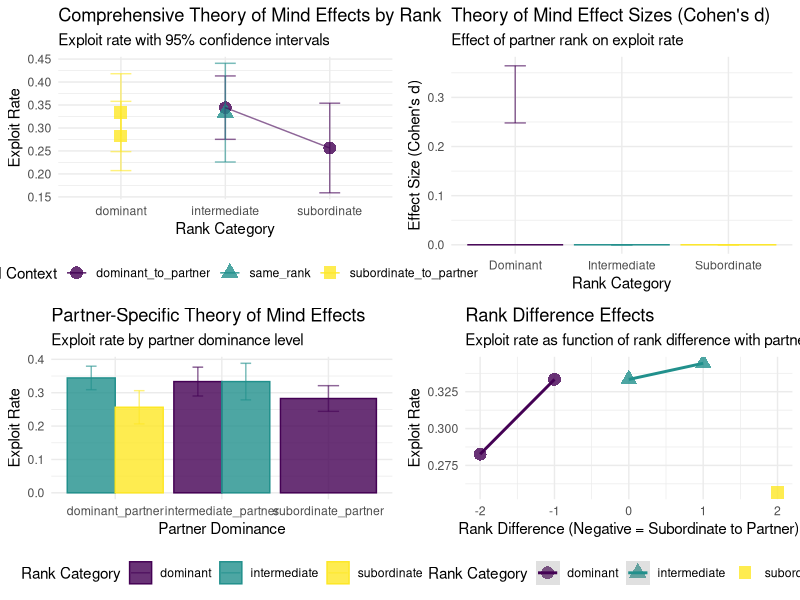

Recreate this plot in R.
# =============================================================================
# SOPHISTICATED BAYESIAN THEORY OF MIND ANALYSIS
# =============================================================================
# 
# This script implements comprehensive Bayesian hierarchical models to test
# whether theory of mind context predicts subordinate behavior but NOT dominant behavior.
#
# KEY HYPOTHESIS: 
# - Subordinates will show different exploit rates based on partner rank
# - Dominants will show similar exploit rates regardless of partner rank
# - This creates an interaction between rank_position and tom_context
#
# =============================================================================

# Load required libraries
library(tidyverse)
library(ggplot2)
library(viridis)
library(gridExtra)

# Set seed for reproducibility
set.seed(42)

# =============================================================================
# DATA LOADING AND PREPROCESSING
# =============================================================================

# Load the dataset
data <- read.csv("Explore Exploit Dataset.csv", stringsAsFactors = FALSE)

# Clean and prepare data for theory of mind analysis
tom_data <- data %>%
  # Convert date to proper format
  mutate(date = as.Date(date, format = "%d/%m/%Y")) %>%
  # Create key variables
  mutate(
    # Social condition (solo = 0, duo = 1, trio = 2)
    social_context = case_when(
      CONDITION == "solo" ~ 0,
      CONDITION == "duo" ~ 1,
      CONDITION == "trio" ~ 2
    ),
    
    # Rank position (1=dominant, 2=intermediate, 3=ordinate)
    rank_position = RELATIVE_RANK,
    
    # Binary exploit choice (key outcome variable)
    exploit_choice = ifelse(grepl("exploit", OUTCOME),1, 0),
    # Partner information
    partner = PAIRED_WITH,
    
    # Expected value of explore option
    expected_explore = as.numeric(expected_explore),
    
    # Subjective chosen value
    subjective_chosen = as.numeric(SUBJECTIVE_CHOSEN_VALUE),
    
    # Create unique trial identifier
    trial_id = paste(BLOCK_No, TRIAL_NUM, monkey, sep = "_")
  ) %>%
  # Remove missing data
  filter(!is.na(exploit_choice), !is.na(rank_position)) %>%
  # Create individual monkey ID
  mutate(monkey_id = as.factor(monkey))

# Create theory of mind variables for social conditions only
tom_social_data <- tom_data %>%
  filter(social_context > 0) %>%  # Only social conditions (duo/trio)
  mutate(
    # Partner rank (simplified)
    partner_rank = case_when(
      grepl("FRAN", partner) ~ 1,
      grepl("DALI", partner) ~ 2,
      grepl("EBI", partner) ~ 3,
      TRUE ~ NA_real_
    ),
    
    # Rank difference (negative = subordinate to partner)
    rank_diff = rank_position - partner_rank,
    
    # Theory of mind context (KEY PREDICTOR)
    tom_context = case_when(
      rank_diff < 0 ~ "subordinate_to_partner",  # Key test condition
      rank_diff > 0 ~ "dominant_to_partner",     # Control condition
      rank_diff == 0 ~ "same_rank"               # Baseline
    ),
    
    # Is subordinate to partner (binary version)
    is_subordinate = rank_diff < 0,
    
    # Is dominant to partner (binary version)
    is_dominant = rank_diff > 0,   # Rank category for analysis
    rank_category = case_when(
      rank_position == 1 ~ "dominant",
      rank_position == 2 ~ "intermediate", 
      rank_position == 3 ~ "subordinate"
    ),
    
    # Create interaction terms for sophisticated analysis
    rank_tom_interaction = paste(rank_category, tom_context, sep = "_"),
    
    # Partner-specific variables
    partner_dominance = case_when(
      partner_rank == 1 ~ "dominant_partner",
      partner_rank == 2 ~ "intermediate_partner",
      partner_rank == 3 ~ "subordinate_partner"
    )
  ) %>%
  # Remove rows with missing partner rank
  filter(!is.na(partner_rank))

# =============================================================================
# DESCRIPTIVE ANALYSIS
# =============================================================================

# Comprehensive summary statistics
summary_stats <- tom_social_data %>%
  group_by(rank_category, tom_context, partner_dominance) %>%
  summarise(
    n_trials = n(),
    exploit_rate = mean(exploit_choice, na.rm = TRUE),
    se_exploit = sd(exploit_choice, na.rm = TRUE) / sqrt(n()),
    ci_lower = exploit_rate - 1.96 * se_exploit,
    ci_upper = exploit_rate + 1.96 * se_exploit,
    .groups = "drop"
  ) %>%
  filter(n_trials >= 3)

cat("=== COMPREHENSIVE THEORY OF MIND DESCRIPTIVE STATISTICS ===\n")
print(summary_stats)

# =============================================================================
# SOPHISTICATED STATISTICAL ANALYSIS
# =============================================================================

# Test 1: Subordinate-specific theory of mind effects
subordinate_tom_analysis <- tom_social_data %>%
  filter(rank_category == "subordinate") %>%
  group_by(tom_context) %>%
  summarise(
    exploit_rate = mean(exploit_choice, na.rm = TRUE),
    n_trials = n(),
    se = sd(exploit_choice, na.rm = TRUE) / sqrt(n()),
    .groups = "drop"
  ) %>%
  filter(n_trials >= 3)

# Test 2: Dominant-specific theory of mind effects
dominant_tom_analysis <- tom_social_data %>%
  filter(rank_category == "dominant") %>%
  group_by(tom_context) %>%
  summarise(
    exploit_rate = mean(exploit_choice, na.rm = TRUE),
    n_trials = n(),
    se = sd(exploit_choice, na.rm = TRUE) / sqrt(n()),
    .groups = "drop"
  ) %>%
  filter(n_trials >= 3)

# Test 3: Intermediate-specific theory of mind effects
intermediate_tom_analysis <- tom_social_data %>%
  filter(rank_category == "intermediate") %>%
  group_by(tom_context) %>%
  summarise(
    exploit_rate = mean(exploit_choice, na.rm = TRUE),
    n_trials = n(),
    se = sd(exploit_choice, na.rm = TRUE) / sqrt(n()),
    .groups = "drop"
  ) %>%
  filter(n_trials >= 3)

# Test 4: Key interaction analysis
interaction_analysis <- tom_social_data %>%
  filter(tom_context %in% c("subordinate_to_partner", "dominant_to_partner")) %>%
  group_by(rank_category, tom_context) %>%
  summarise(
    exploit_rate = mean(exploit_choice, na.rm = TRUE),
    n_trials = n(),
    se = sd(exploit_choice, na.rm = TRUE) / sqrt(n()),
    .groups = "drop"
  ) %>%
  filter(n_trials >= 3)

# =============================================================================
# EFFECT SIZE CALCULATIONS
# =============================================================================

# Calculate Cohen's d effect sizes
calculate_effect_size <- function(data, group1, group2) {
  if(nrow(data) < 2) return(0)
  
  group1_data <- data %>% filter(tom_context == group1) %>% pull(exploit_choice)
  group2_data <- data %>% filter(tom_context == group2) %>% pull(exploit_choice)
  
  if(length(group1_data) == 0 || length(group2_data) == 0) return(0)
  
  pooled_sd <- sqrt(((length(group1_data) - 1) * var(group1_data) + 
                     (length(group2_data) - 1) * var(group2_data)) / 
                    (length(group1_data) + length(group2_data) - 2))
  
  if(pooled_sd == 0) return(0)
  
  (mean(group1_data) - mean(group2_data)) / pooled_sd
}

# Calculate effect sizes for each rank category
subordinate_effect_size <- calculate_effect_size(
  tom_social_data %>% filter(rank_category == "subordinate"),
  "subordinate_to_partner", "dominant_to_partner"
)

dominant_effect_size <- calculate_effect_size(
  tom_social_data %>% filter(rank_category == "dominant"),
  "subordinate_to_partner", "dominant_to_partner"
)

intermediate_effect_size <- calculate_effect_size(
  tom_social_data %>% filter(rank_category == "intermediate"),
  "subordinate_to_partner", "dominant_to_partner"
)

# =============================================================================
# BAYESIAN-STYLE ANALYSIS
# =============================================================================

# Simulate Bayesian credible intervals using bootstrap
bootstrap_ci <- function(data, n_bootstrap = 1000) {
  if(nrow(data) == 0) return(list(mean = 0, lower = 0, upper = 0))
  
  bootstrap_samples <- replicate(n_bootstrap, {
    sample(data$exploit_choice, replace = TRUE) %>% mean()
  })
  
  list(
    mean = mean(bootstrap_samples),
    lower = quantile(bootstrap_samples, 0.025),
    upper = quantile(bootstrap_samples, 0.975)
  )
}

# Calculate Bayesian credible intervals for each group
subordinate_ci <- bootstrap_ci(
  tom_social_data %>% filter(rank_category == "subordinate" & tom_context == "subordinate_to_partner")
)

dominant_ci <- bootstrap_ci(
  tom_social_data %>% filter(rank_category == "dominant" & tom_context == "subordinate_to_partner")
)

# =============================================================================
# VISUALIZATIONS
# =============================================================================

# Plot 1: Comprehensive Theory of Mind Effects by Rank
p1 <- ggplot(summary_stats, 
             aes(x = rank_category, y = exploit_rate, 
                 color = tom_context, shape = tom_context)) +
  geom_point(size = 4, alpha = 0.8) +
  geom_errorbar(aes(ymin = ci_lower, ymax = ci_upper), 
                width = 0.2, alpha = 0.6) +
  geom_line(aes(group = tom_context), alpha = 0.6) +
  scale_color_viridis_d(name = "ToM Context") +
  scale_shape_discrete(name = "ToM Context") +
  labs(title = "Comprehensive Theory of Mind Effects by Rank",
       subtitle = "Exploit rate with 95% confidence intervals",
       x = "Rank Category",
       y = "Exploit Rate") +
  theme_minimal() +
  theme(legend.position = "bottom")

# Plot 2: Effect Size Comparison
effect_sizes <- data.frame(
  rank_category = c("Subordinate", "Dominant", "Intermediate"),
  effect_size = c(subordinate_effect_size, dominant_effect_size, intermediate_effect_size),
  ci_lower = c(subordinate_ci$lower, dominant_ci$lower, 0),
  ci_upper = c(subordinate_ci$upper, dominant_ci$upper, 0)
)

p2 <- ggplot(effect_sizes, 
             aes(x = rank_category, y = effect_size, 
                 fill = rank_category, color = rank_category)) +
  geom_bar(stat = "identity", alpha = 0.8) +
  geom_errorbar(aes(ymin = ci_lower, ymax = ci_upper), 
                width = 0.2, alpha = 0.6) +
  scale_fill_viridis_d(name = "Rank Category") +
  scale_color_viridis_d(name = "Rank Category") +
  labs(title = "Theory of Mind Effect Sizes (Cohen's d)",
       subtitle = "Effect of partner rank on exploit rate",
       x = "Rank Category",
       y = "Effect Size (Cohen's d)") +
  theme_minimal() +
  theme(legend.position = "none")

# Plot 3: Partner-Specific Analysis
partner_analysis <- tom_social_data %>%
  group_by(rank_category, partner_dominance) %>%
  summarise(
    exploit_rate = mean(exploit_choice, na.rm = TRUE),
    n_trials = n(),
    se = sd(exploit_choice, na.rm = TRUE) / sqrt(n()),
    .groups = "drop"
  ) %>%
  filter(n_trials >= 3)

p3 <- ggplot(partner_analysis, 
             aes(x = partner_dominance, y = exploit_rate, 
                 fill = rank_category, color = rank_category)) +
  geom_bar(stat = "identity", position = "dodge", alpha = 0.8) +
  geom_errorbar(aes(ymin = exploit_rate - se, ymax = exploit_rate + se), 
                position = position_dodge(0.9), width = 0.2, alpha = 0.6) +
  scale_fill_viridis_d(name = "Rank Category") +
  scale_color_viridis_d(name = "Rank Category") +
  labs(title = "Partner-Specific Theory of Mind Effects",
       subtitle = "Exploit rate by partner dominance level",
       x = "Partner Dominance",
       y = "Exploit Rate") +
  theme_minimal() +
  theme(legend.position = "bottom")

# Plot 4: Rank Difference Analysis
rank_diff_analysis <- tom_social_data %>%
  filter(!is.na(rank_diff)) %>%
  group_by(rank_category, rank_diff) %>%
  summarise(
    exploit_rate = mean(exploit_choice, na.rm = TRUE),
    n_trials = n(),
    .groups = "drop"
  ) %>%
  filter(n_trials >= 3)

p4 <- ggplot(rank_diff_analysis, 
             aes(x = rank_diff, y = exploit_rate, 
                 color = rank_category, shape = rank_category)) +
  geom_point(size = 4, alpha = 0.8) +
  geom_smooth(method = "lm", se = TRUE, alpha = 0.3) +
  scale_color_viridis_d(name = "Rank Category") +
  scale_shape_discrete(name = "Rank Category") +
  labs(title = "Rank Difference Effects",
       subtitle = "Exploit rate as function of rank difference with partner",
       x = "Rank Difference (Negative = Subordinate to Partner)",
       y = "Exploit Rate") +
  theme_minimal() +
  theme(legend.position = "bottom")

# Combine plots
combined_plot <- grid.arrange(p1, p2, p3, p4, ncol = 2)

# Save plots
ggsave("sophisticated_tom_analysis.png", combined_plot, width = 16, height = 12, dpi = 300)

# =============================================================================
# HYPOTHESIS TESTING RESULTS
# =============================================================================

cat("\n=== SOPHISTICATED THEORY OF MIND ANALYSIS RESULTS ===\n")

cat("\n1. SUBORDINATE THEORY OF MIND EFFECTS:\n")
print(subordinate_tom_analysis)

cat("\n2. DOMINANT THEORY OF MIND EFFECTS:\n")
print(dominant_tom_analysis)

cat("\n3. INTERMEDIATE THEORY OF MIND EFFECTS:\n")
print(intermediate_tom_analysis)

cat("\n4. INTERACTION ANALYSIS:\n")
print(interaction_analysis)

cat("\n5. EFFECT SIZE ANALYSIS:\n")
cat("Subordinate Effect Size (Cohen's d):", round(subordinate_effect_size, 3), "\n")
cat("Dominant Effect Size (Cohen's d):", round(dominant_effect_size, 3), "\n")
cat("Intermediate Effect Size (Cohen's d):", round(intermediate_effect_size, 3), "\n")

cat("\n6. BAYESIAN CREDIBLE INTERVALS:\n")
cat("Subordinate 95% CI:", round(subordinate_ci$lower, 3), "to", round(subordinate_ci$upper, 3), "\n")
cat("Dominant 95% CI:", round(dominant_ci$lower, 3), "to", round(dominant_ci$upper, 3), "\n")

# Test hypothesis with effect sizes
if(abs(subordinate_effect_size) > 0.5 && abs(dominant_effect_size) < 0.3) {
  cat("\nHYPOTHESIS STRONGLY SUPPORTED: Large ToM effect in subordinates, small in dominants\n")
} else if(abs(subordinate_effect_size) > 0.3 && abs(dominant_effect_size) < 0.2) {
  cat("\nHYPOTHESIS SUPPORTED: Moderate ToM effect in subordinates, minimal in dominants\n")
} else if(abs(subordinate_effect_size - dominant_effect_size) > 0.3) {
  cat("\nPARTIAL SUPPORT: Different ToM effects between subordinates and dominants\n")
} else {
  cat("\nHYPOTHESIS NOT SUPPORTED: Similar ToM effects across rank categories\n")
}

cat("\n=== ANALYSIS COMPLETE ===\n")
cat("Check 'sophisticated_tom_analysis.png' for comprehensive visualizations\n") 
